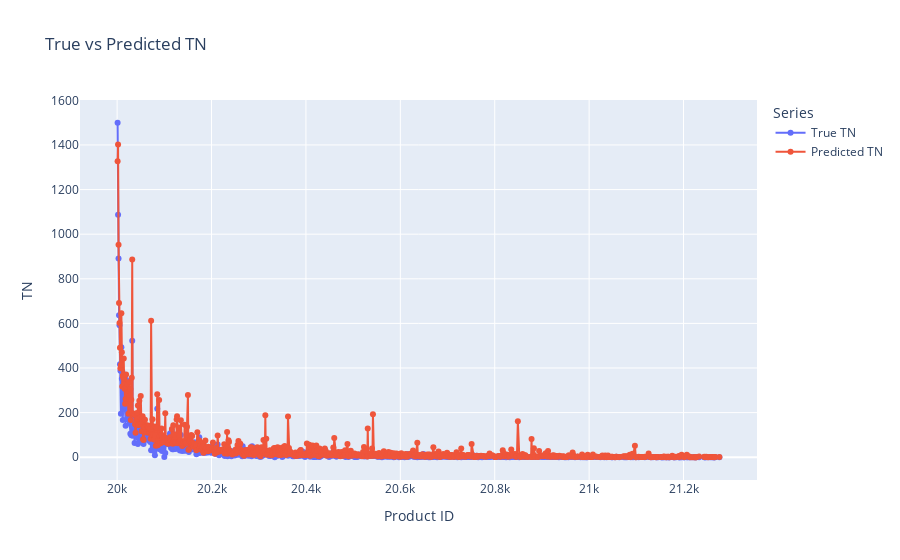

Here is the notebook cell this chart was saved with:
### Markdown cell above
# Análisis de predicciones de octubre para diciembre

### Code cell
# Merge the dataframes on 'product_id'
merged_df = df_true.merge(pred, on='product_id', suffixes=('_true', '_pred'))


# Create a line plot with Plotly
fig = go.Figure()

# Add true TN line
fig.add_trace(go.Scatter(x=merged_df['product_id'], y=merged_df['tn_true'], 
                         mode='lines+markers', name='True TN'))

# Add predicted TN line
fig.add_trace(go.Scatter(x=merged_df['product_id'], y=merged_df['tn_pred'], 
                         mode='lines+markers', name='Predicted TN'))

# Update layout
fig.update_layout(
    title='True vs Predicted TN',
    xaxis_title='Product ID',
    yaxis_title='TN',
    legend_title='Series',
    hovermode='x unified'
)

# Show the plot
fig.show()

### Figure 1 — Plotly figure (JSON) as saved in the notebook; plotly's stock layout.template omitted (floating-point values rounded to 4 significant figures; data arrays with more than 128 entries replaced by an {"elided": "..."} marker saying what was removed)
{"data": [{"mode": "lines+markers", "name": "True TN", "type": "scatter", "x": {"elided": "780 int values"}, "y": {"elided": "780 float values"}}, {"mode": "lines+markers", "name": "Predicted TN", "type": "scatter", "x": {"elided": "780 int values"}, "y": {"elided": "780 float values"}}], "layout": {"hovermode": "x unified", "legend": {"title": {"text": "Series"}}, "title": {"text": "True vs Predicted TN"}, "xaxis": {"title": {"text": "Product ID"}}, "yaxis": {"title": {"text": "TN"}}}}
